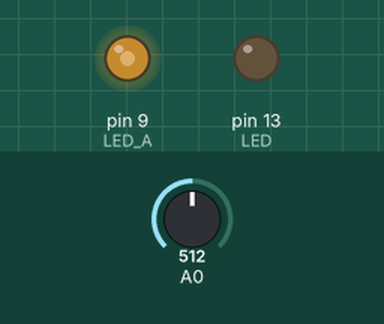
Simulated run of this sketch. Board: Arduino Uno, built with avr-gcc and run on an emulated ATmega328P. Shown: output pins drawn as LEDs (lit = HIGH). Inputs (shaded band) come from the test bench; at power-on: A0 = 512. What the sketch prints to the serial monitor is not drawn.

Above: at 1.2 s.
1.3 s: A0 set to 716
At 2.5 s:
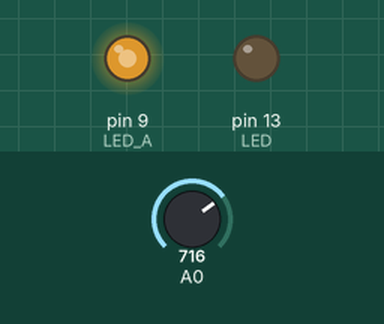
2.8 s: A0 set to 900
At 3.7 s:
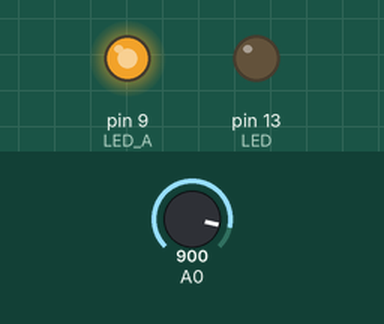
4.3 s: A0 set to 245
At 4.8 s:
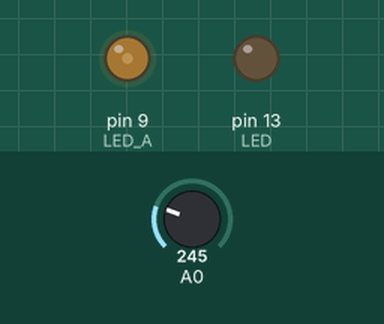
5.8 s: A0 set to 0
At 7.1 s:
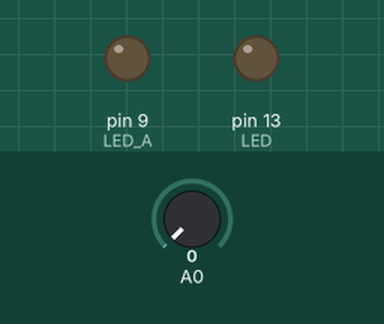
Timing chart, 0 to 8.3 s (numbered marks = the images above; inputs shaded):
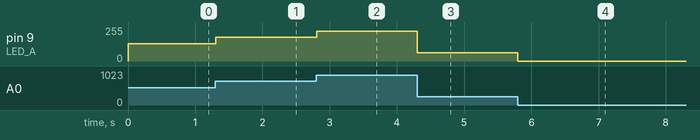

The sketch:

sketch_led_cd.ino
```cpp
const int LED = 13;
const int LED_A = 9;
int val = 0;

void setup() {
    // put your setup code here, to run once:
    Serial.begin(9600);
    pinMode(LED, OUTPUT);
    pinMode(LED_A, OUTPUT);
    Serial.println("finish setup");
}

void loop() {
    // put your main code here, to run repeatedly:
    val = analogRead(0);
    set_brightness(val/4);
    delay(10);
}

void set_brightness(int brightness) {
    // if darker, LED_A is brighter
    int val = brightness;
    if (val < 0 || 255 < val) {
        val = 255;
    }

   analogWrite(LED_A, val);
}
```

Measured:
- after the input at 1.3 s, pin 9 (LED_A): 128/255 → 179/255 at once
- after the input at 2.8 s, pin 9 (LED_A): 179/255 → 225/255 at once
- after the input at 4.3 s, pin 9 (LED_A): 225/255 → 61/255 at once
- after the input at 5.8 s, pin 9 (LED_A): 61/255 → 0/255 at once
